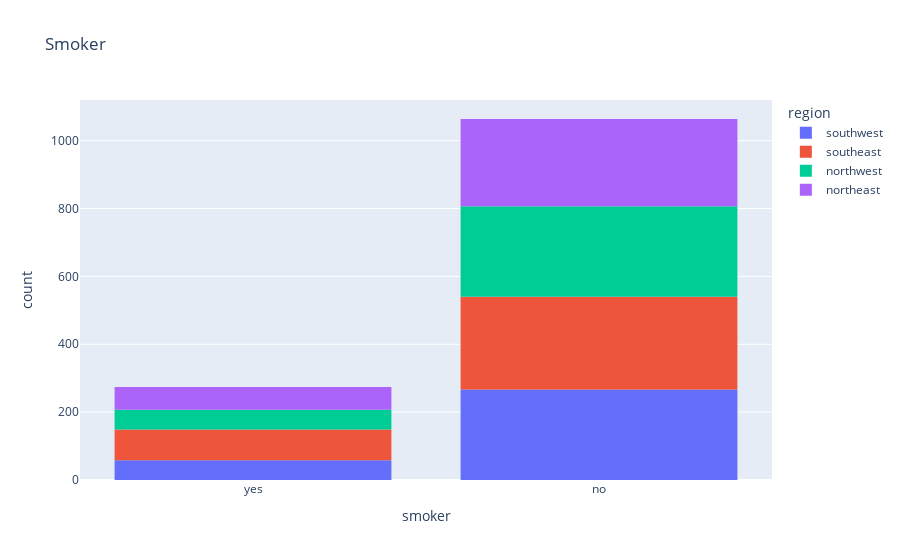

Notebook code cell kept with this figure:
### Markdown cell above
**Аналіз region vs smoker**

### Code cell
px.histogram(medical_df, x='smoker', color='region', title='Smoker')

### Figure 1 — Plotly figure (JSON) as saved in the notebook; plotly's stock layout.template omitted (floating-point values rounded to 4 significant figures; data arrays with more than 128 entries replaced by an {"elided": "..."} marker saying what was removed)
{"data": [{"bingroup": "x", "hovertemplate": "region=southwest<br>smoker=%{x}<br>count=%{y}<extra></extra>", "legendgroup": "southwest", "marker": {"color": "#636efa", "pattern": {"shape": ""}}, "name": "southwest", "orientation": "v", "showlegend": true, "type": "histogram", "x": {"elided": "325 str values"}, "xaxis": "x", "yaxis": "y"}, {"bingroup": "x", "hovertemplate": "region=southeast<br>smoker=%{x}<br>count=%{y}<extra></extra>", "legendgroup": "southeast", "marker": {"color": "#EF553B", "pattern": {"shape": ""}}, "name": "southeast", "orientation": "v", "showlegend": true, "type": "histogram", "x": {"elided": "364 str values"}, "xaxis": "x", "yaxis": "y"}, {"bingroup": "x", "hovertemplate": "region=northwest<br>smoker=%{x}<br>count=%{y}<extra></extra>", "legendgroup": "northwest", "marker": {"color": "#00cc96", "pattern": {"shape": ""}}, "name": "northwest", "orientation": "v", "showlegend": true, "type": "histogram", "x": {"elided": "325 str values"}, "xaxis": "x", "yaxis": "y"}, {"bingroup": "x", "hovertemplate": "region=northeast<br>smoker=%{x}<br>count=%{y}<extra></extra>", "legendgroup": "northeast", "marker": {"color": "#ab63fa", "pattern": {"shape": ""}}, "name": "northeast", "orientation": "v", "showlegend": true, "type": "histogram", "x": {"elided": "324 str values"}, "xaxis": "x", "yaxis": "y"}], "layout": {"barmode": "relative", "legend": {"title": {"text": "region"}, "tracegroupgap": 0}, "title": {"text": "Smoker"}, "xaxis": {"anchor": "y", "domain": [0, 1], "title": {"text": "smoker"}}, "yaxis": {"anchor": "x", "domain": [0, 1], "title": {"text": "count"}}}}
